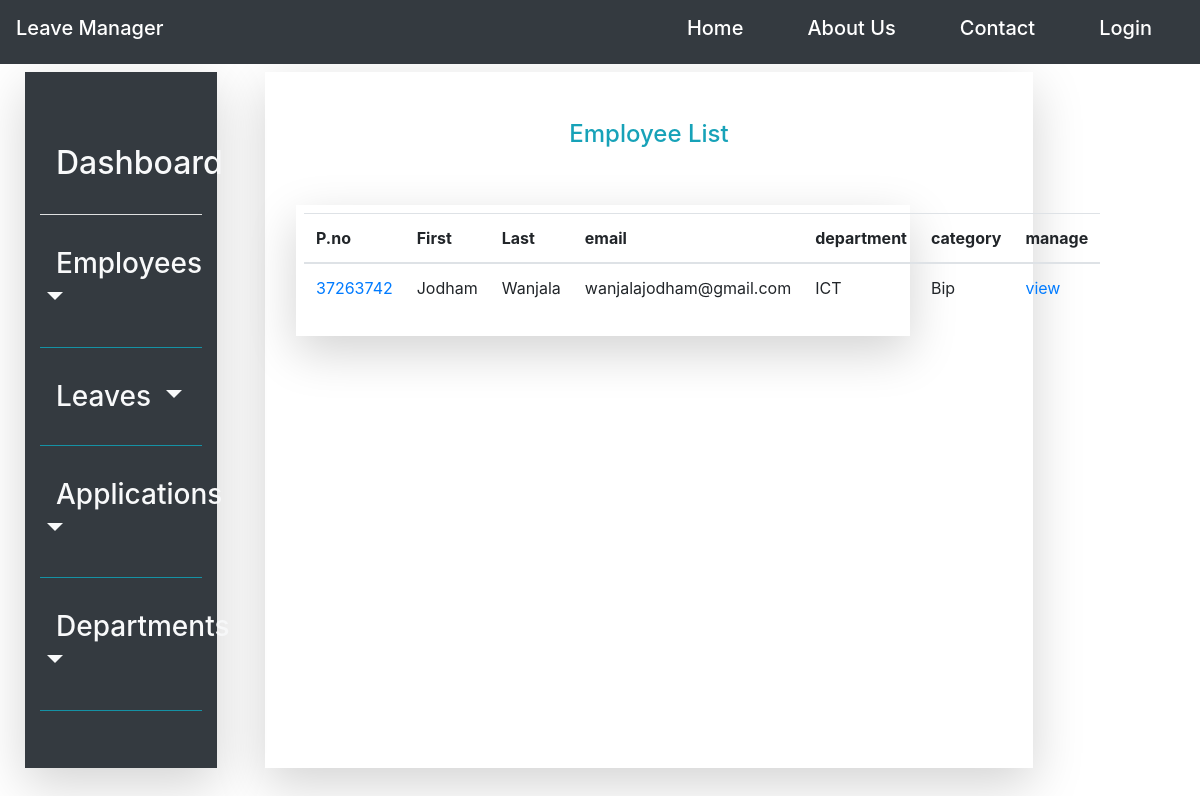
Page /employee/list on the earlier database version.
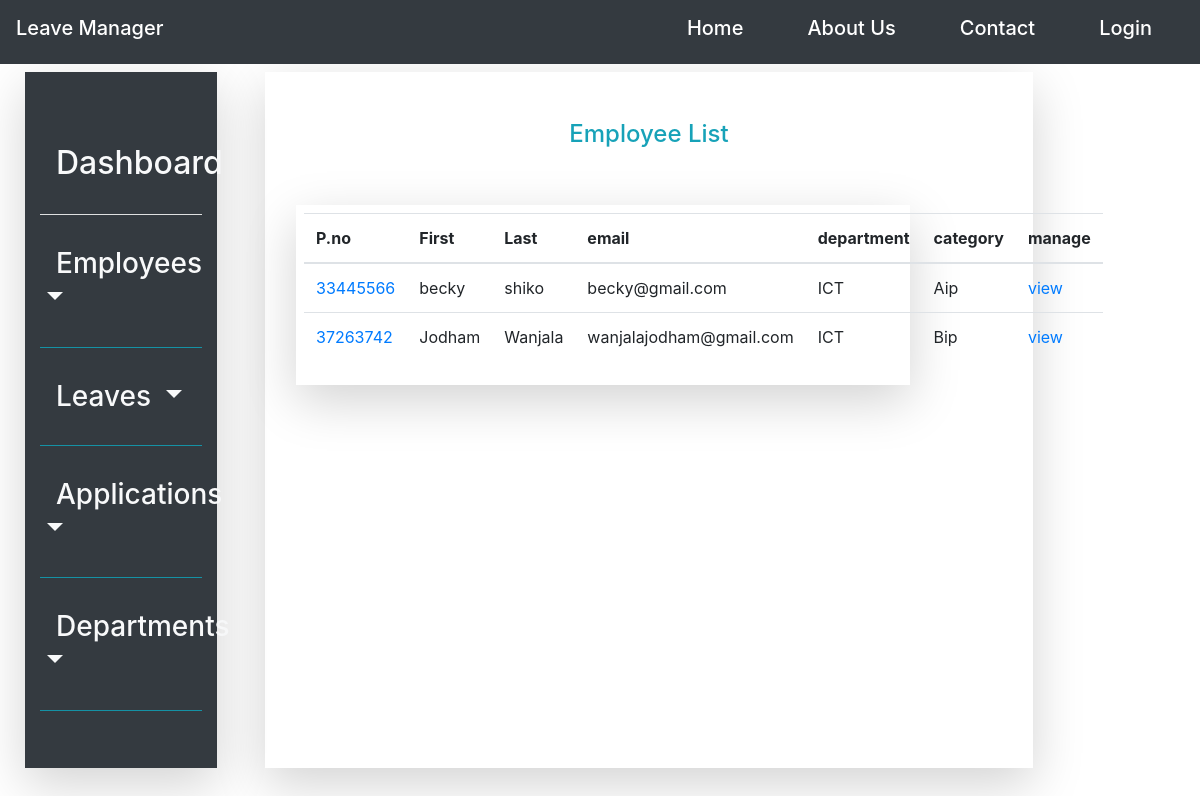
Same page on the later database version.
### leave_management_app/models.py (models this page shows, shortened)
class Employee(models.Model):
    user = models.ForeignKey(User, null=True, on_delete=models.SET_NULL)
    emp_personal_no = models.CharField(max_length=20, primary_key=True)
    employee_firstname = models.CharField(max_length=20)
    employee_lastname = models.CharField(max_length=20)
    employee_email = models.EmailField()
    employee_department_id = models.ForeignKey(Department, on_delete=models.CASCADE, null=True)
    employee_designation = models.CharField(max_length=6)
    employee_gender = models.CharField(choices=gender, max_length=6)
    employee_category = models.CharField(choices=employee_category_list, max_length=10)
    date_created = models.DateTimeField(default=timezone.now)
    date_employed = models.DateField(default=timezone.now)
    is_active = models.BooleanField(default=True)

class Department(models.Model):
    department_name = models.CharField(max_length=100)
    branch_id = models.ForeignKey(Organisation_branch, on_delete=models.CASCADE)
    def __str__(self):
        return self.department_name

### leave_management_app/views.py (the view)
# urls.py: path('employee/list', EmployeeListView.as_view(), name='employee_list'),
class EmployeeListView(ListView):
    model = Employee
    context_object_name = 'employees'
    ordering = '-date_created'
    template_name = 'employee_list.html'
    paginate_by = 10

### leave_management_app/templates/leave_management_app/employee_list.html (shortened to what this page needs)
{%extends 'leave_management_app/base.html'%}
    {%block content%}
<div class="row p-4" style="height: 95vh; width: 100%; background-color: white; background-attachment: fixed;">
        {%block navbar%}
            {%include 'navigation/sidenav.html'%}
        {%endblock navbar%}
    <div class="col-lg-8 mt-3 ml-5 shadow-lg">
        <div class="py-5 text-center"><label class="text-info h4">Employee List</label></div>
            <div class="row ml-3">
        <div class="col-md-10 p-2 shadow-lg">
            <table class="table">
              <thead>
                <tr>
                  <th scope="col">P.no</th>
                  <th scope="col">First</th>
                  <th scope="col">Last</th>
                  <th scope="col">email</th>
                  <th scope="col">department</th>
                   <th scope="col">category</th>
                    <th scope="col">manage</th>
                </tr>
              </thead>
              <tbody>
              {%for employee in employees %}
                <tr>
                  <td><a href="#">{{employee.emp_personal_no}}</a></td>
                  <td>{{employee.employee_firstname}}</td>
                  <td>{{employee.employee_lastname}}</td>
                  <td>{{employee.employee_email}}</td>
                  <td>{{employee.employee_department_id}}</td>
                  <td>{{employee.employee_category }}</td>
                  <td><a class="" href="{%url 'employee_detail' employee.emp_personal_no%}">view</a></td>
                </tr>
                {% endfor %}
              </tbody>
            </table>
        </div>
    </div>
    </div>
</div>
    {%endblock content%}

Differences in the rows shown:
added Employee: emp_personal_no "33445566", employee_firstname "becky", employee_lastname "shiko", employee_email "becky@gmail.com", employee_department_id "ICT", employee_category "Aip"
